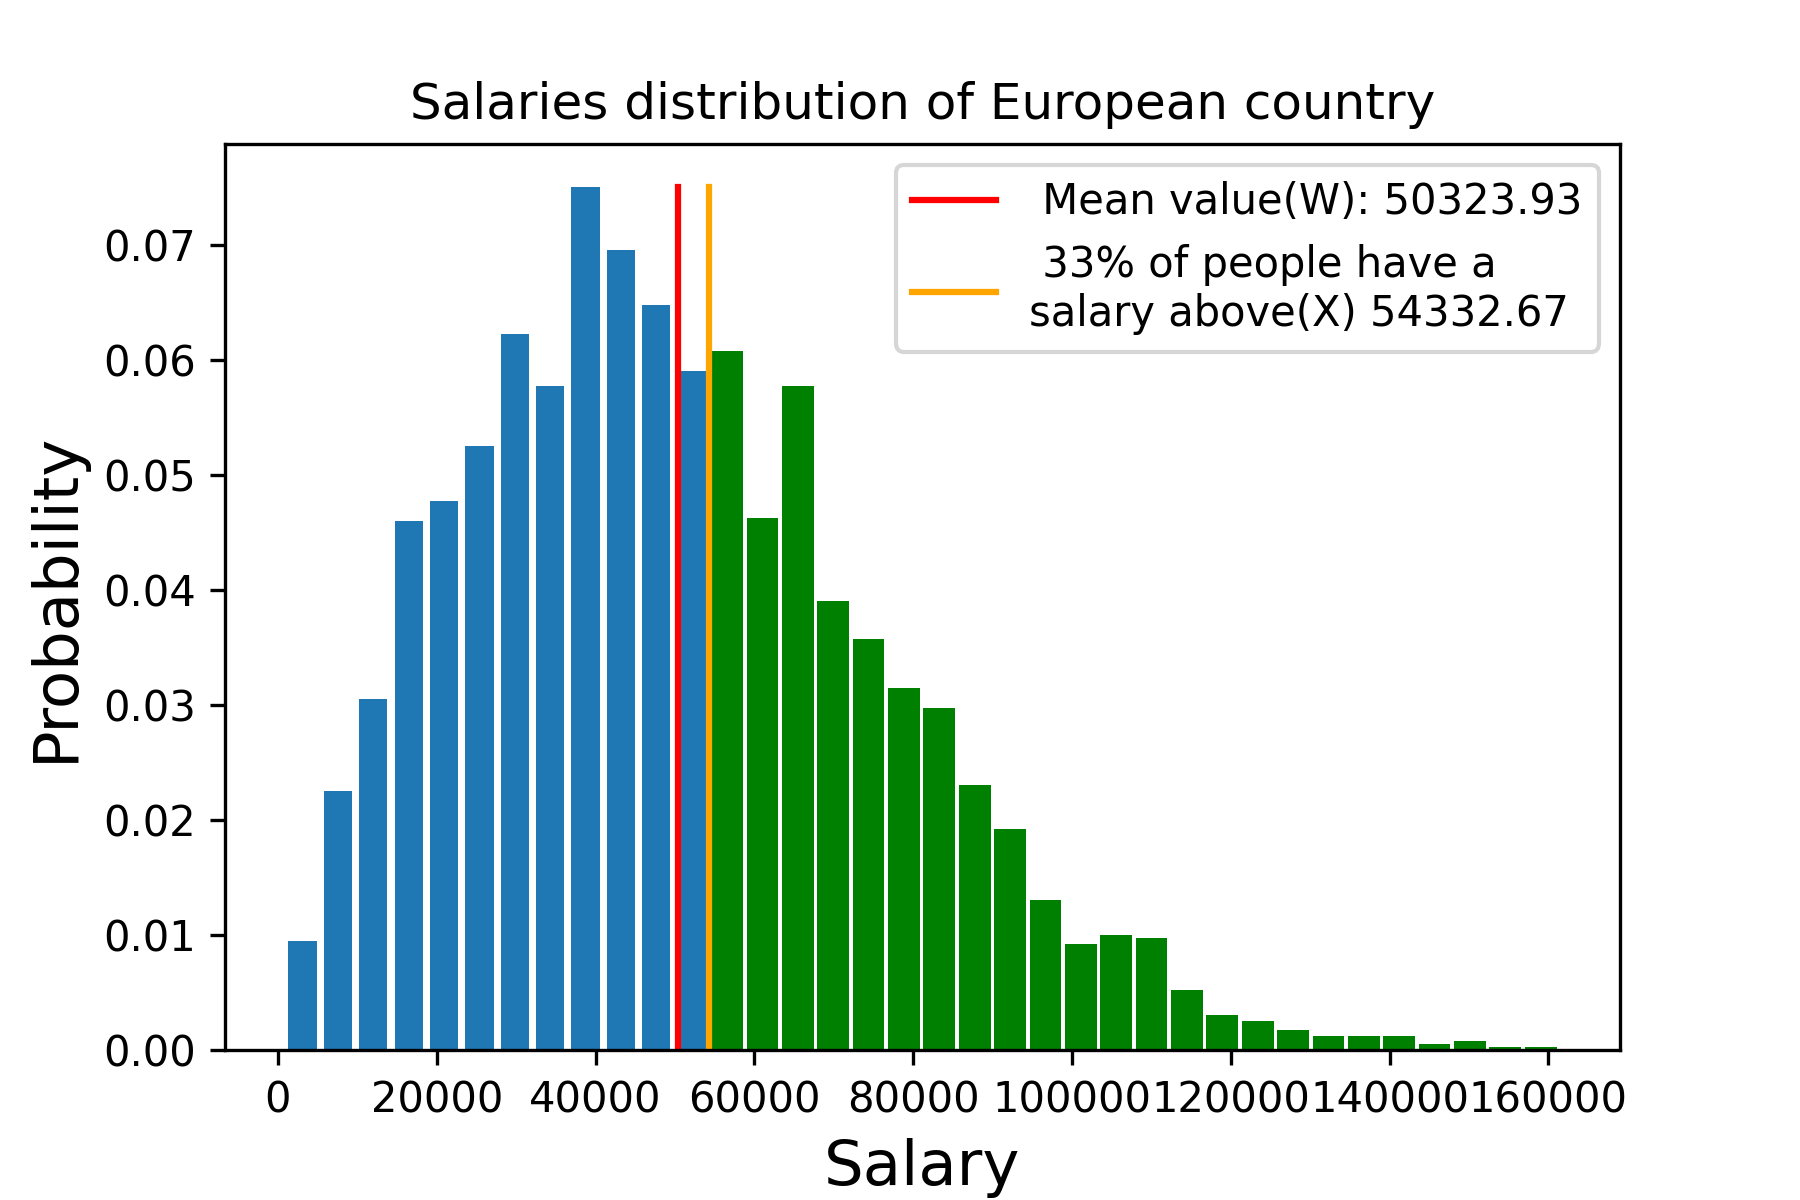

Source code (Python):
# -*- coding: utf-8 -*-
"""
Created on Sun Dec 17 14:07:41 2023

@author: Nisarg
"""

import numpy as np
import matplotlib.pyplot as plt

def read_data():
    """
    Return the read csv file return salar.

    Returns
    -------
    data : numpy array
        return ther numby array list.

    """
    #read csv file
    data = np.genfromtxt('data1-1.csv', delimiter=',')
    return data

def calculate_bin_size(data):
    """
    Use the Freedman-Diaconis rule calcualte the bin size for givin data.

    Parameters
    ----------
    data : numpy array
        bin size calculate for data

    Returns
    -------
    bin_size : int
        calculated bin size.

    """
    # Calculate bin size using Freedman-Diaconis rule
    iqr = np.percentile(data, 75) - np.percentile(data, 25)
    bin_width = int(2 * iqr / (len(data) ** (1/3)))
    bin_size = np.ceil((max(data)- min(data))/bin_width).astype(int)
    
    return bin_size
    
def calculate_pdf(data):
    """
    Calculate the psd mean

    Parameters
    ----------
    data : numpy array
        data for which pdf to be calculated.

    Returns
    -------
    xdst : int
        calculate bin centre locations and bin widths.
    ydst : TYPE
        ydist is a discrete PDF.
    wdst : TYPE
        width of bins.
    cdst : TYPE
        cumulative distribution.
    oedge : TYPE
        bin edges.
    xmean : TYPE
        mean value.

    """
    #get the bin size
    bin_size = calculate_bin_size(data)
    ohist, oedge = np.histogram(data, bins=bin_size)

    # calculate bin centre locations and bin widths
    xdst= (oedge[1:]+oedge[:-1])/2
    wdst=oedge[1:]-oedge[:-1]

    # normalise the distribution
    #ydist is a discrete PDF
    ydst = ohist/np.sum(ohist)

    #cumulative distribution
    cdst=np.cumsum(ydst)
    
    #Mean value
    xmean=np.sum(xdst*ydst).round(2)
    print("Mean : " , data.mean())
    print("PDF Mean : " , xmean)
    
    return xdst, ydst, wdst, cdst, oedge, xmean

def plot_graph(data):
    """
    plot the graph and display values on ot

    Parameters
    ----------
    data : numpy array
        DESCRIPTION.

    Returns
    -------
    None.

    """
    
    xdst, ydst, wdst, cdst, oedge, xmean = calculate_pdf(data)
    
    plt.figure(0,dpi=300)

    # Plot the PDF
    plt.bar(xdst, ydst, width=0.8*wdst)

    plt.xlabel('Salary', fontsize=15)
    plt.ylabel('Probability', fontsize=15)
    plt.title("Salaries distribution of European country")

    #and plot it
    text = ''' Mean value: {}'''.format(xmean.astype(int))
    plt.plot([xmean,xmean],[0.0,max(ydst)], c='red', label=text)

    #The value of X should be such that 33% of people have a salary above X.
    indx=np.argmin(np.abs(cdst-0.67))
    xlow=oedge[indx]

    plt.bar(xdst[indx:],ydst[indx:], width=0.9*wdst[indx:], color='green')

    text =  \
    ''' 33% of people have a \nsalary above {}'''.format(xlow.astype(int))
    plt.plot([xlow,xlow],[0.0,max(ydst)], c='orange', label=text)

    plt.legend()
    plt.savefig("22085391.png",dpi=300)
    plt.show()
    
    
###### Main Function ######

#read the csv data
data = read_data()

#calculate the pdf and plot the graph
plot_graph(data)

